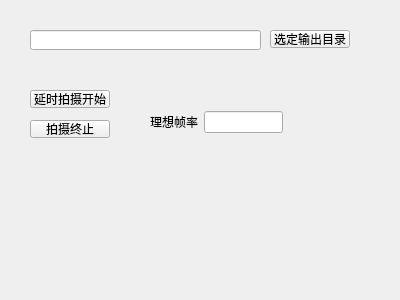
<?xml version="1.0" encoding="UTF-8"?>
<ui version="4.0">
 <class>Cameracontroller</class>
 <widget class="QWidget" name="Cameracontroller">
  <property name="geometry">
   <rect>
    <x>0</x>
    <y>0</y>
    <width>400</width>
    <height>300</height>
   </rect>
  </property>
  <property name="windowTitle">
   <string>Form</string>
  </property>
  <widget class="QPushButton" name="pushButton">
   <property name="geometry">
    <rect>
     <x>270</x>
     <y>30</y>
     <width>80</width>
     <height>18</height>
    </rect>
   </property>
   <property name="text">
    <string>选定输出目录</string>
   </property>
  </widget>
  <widget class="QLineEdit" name="lineEdit">
   <property name="geometry">
    <rect>
     <x>30</x>
     <y>30</y>
     <width>231</width>
     <height>20</height>
    </rect>
   </property>
  </widget>
  <widget class="QPushButton" name="pushButton_2">
   <property name="geometry">
    <rect>
     <x>30</x>
     <y>90</y>
     <width>80</width>
     <height>18</height>
    </rect>
   </property>
   <property name="text">
    <string>延时拍摄开始</string>
   </property>
  </widget>
  <widget class="QPushButton" name="pushButton_3">
   <property name="geometry">
    <rect>
     <x>30</x>
     <y>120</y>
     <width>80</width>
     <height>18</height>
    </rect>
   </property>
   <property name="text">
    <string>拍摄终止</string>
   </property>
  </widget>
  <widget class="QWidget" name="">
   <property name="geometry">
    <rect>
     <x>150</x>
     <y>110</y>
     <width>133</width>
     <height>24</height>
    </rect>
   </property>
   <layout class="QHBoxLayout" name="horizontalLayout">
    <item>
     <widget class="QLabel" name="label">
      <property name="text">
       <string>理想帧率</string>
      </property>
     </widget>
    </item>
    <item>
     <widget class="QLineEdit" name="lineEdit_2"/>
    </item>
   </layout>
  </widget>
 </widget>
 <resources/>
 <connections/>
</ui>
